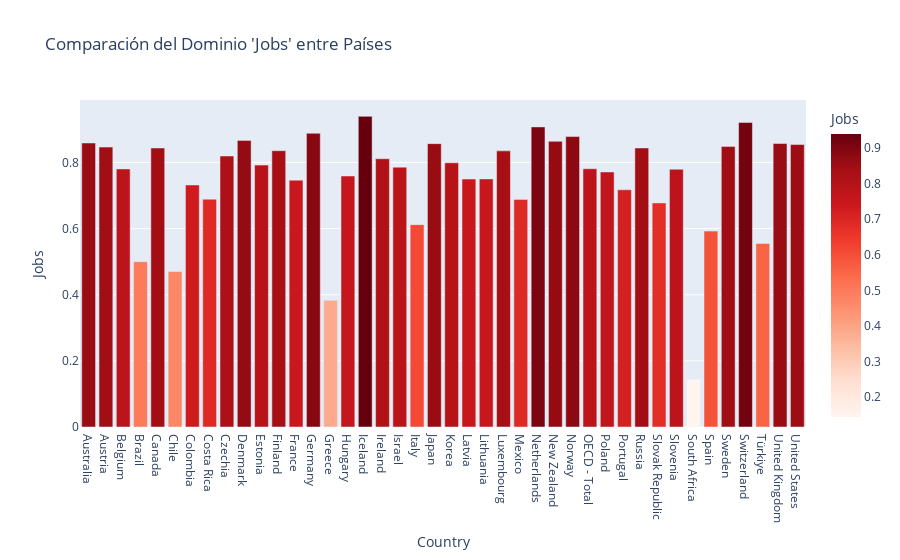

The code cell stored with this chart in its notebook:
### Code cell
fig = px.bar(df_promedios_por_dominio,x="Country",y="Jobs",title="Comparación del Dominio 'Jobs' entre Países",color="Jobs",color_continuous_scale="Reds")
fig.show()

### Figure 1 — Plotly figure (JSON) as saved in the notebook; plotly's stock layout.template omitted (floating-point values rounded to 4 significant figures)
{"data": [{"alignmentgroup": "True", "hovertemplate": "Country=%{x}<br>Jobs=%{marker.color}<extra></extra>", "legendgroup": "", "marker": {"color": [0.8589, 0.8465, 0.7804, 0.5, 0.8438, 0.4704, 0.732, 0.6891, 0.8196, 0.8668, 0.792, 0.8356, 0.7465, 0.8882, 0.383, 0.7591, 0.9395, 0.8114, 0.7859, 0.6121, 0.857, 0.799, 0.7498, 0.7503, 0.8351, 0.6884, 0.9076, 0.864, 0.8784, 0.781, 0.7713, 0.7174, 0.8439, 0.6778, 0.7796, 0.1443, 0.5925, 0.8487, 0.921, 0.5553, 0.8574, 0.8542], "coloraxis": "coloraxis", "pattern": {"shape": ""}}, "name": "", "offsetgroup": "", "orientation": "v", "showlegend": false, "textposition": "auto", "type": "bar", "x": ["Australia", "Austria", "Belgium", "Brazil", "Canada", "Chile", "Colombia", "Costa Rica", "Czechia", "Denmark", "Estonia", "Finland", "France", "Germany", "Greece", "Hungary", "Iceland", "Ireland", "Israel", "Italy", "Japan", "Korea", "Latvia", "Lithuania", "Luxembourg", "Mexico", "Netherlands", "New Zealand", "Norway", "OECD - Total", "Poland", "Portugal", "Russia", "Slovak Republic", "Slovenia", "South Africa", "Spain", "Sweden", "Switzerland", "Türkiye", "United Kingdom", "United States"], "xaxis": "x", "y": [0.8589, 0.8465, 0.7804, 0.5, 0.8438, 0.4704, 0.732, 0.6891, 0.8196, 0.8668, 0.792, 0.8356, 0.7465, 0.8882, 0.383, 0.7591, 0.9395, 0.8114, 0.7859, 0.6121, 0.857, 0.799, 0.7498, 0.7503, 0.8351, 0.6884, 0.9076, 0.864, 0.8784, 0.781, 0.7713, 0.7174, 0.8439, 0.6778, 0.7796, 0.1443, 0.5925, 0.8487, 0.921, 0.5553, 0.8574, 0.8542], "yaxis": "y"}], "layout": {"barmode": "relative", "coloraxis": {"colorbar": {"title": {"text": "Jobs"}}, "colorscale": [[0, "rgb(255,245,240)"], [0.125, "rgb(254,224,210)"], [0.25, "rgb(252,187,161)"], [0.375, "rgb(252,146,114)"], [0.5, "rgb(251,106,74)"], [0.625, "rgb(239,59,44)"], [0.75, "rgb(203,24,29)"], [0.875, "rgb(165,15,21)"], [1, "rgb(103,0,13)"]]}, "legend": {"tracegroupgap": 0}, "title": {"text": "Comparación del Dominio 'Jobs' entre Países"}, "xaxis": {"anchor": "y", "domain": [0, 1], "title": {"text": "Country"}}, "yaxis": {"anchor": "x", "domain": [0, 1], "title": {"text": "Jobs"}}}}
